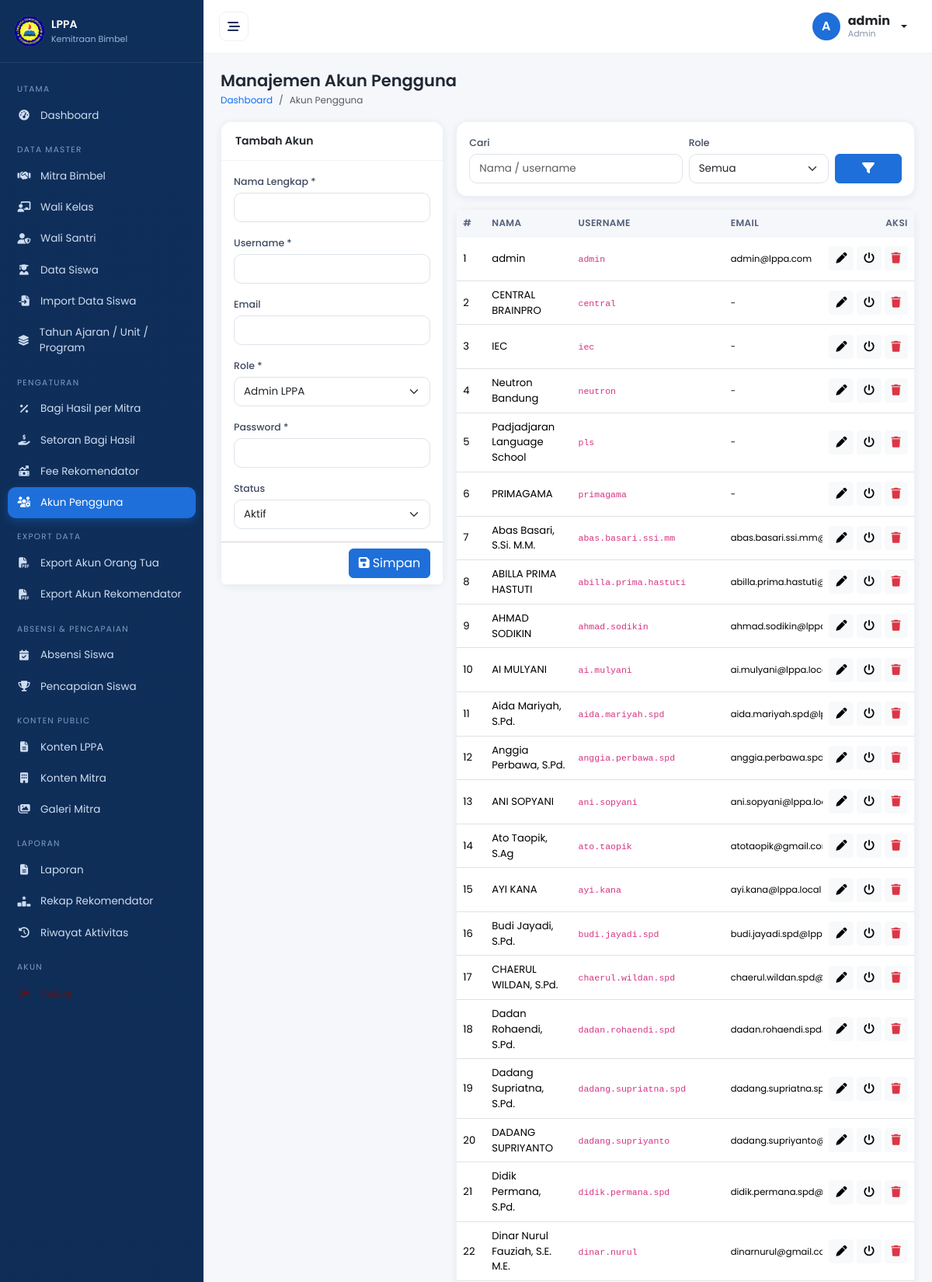
Screenshot of /admin/users.php (signed in, upper part) with the database file from the repository.
### tables this page shows
CREATE TABLE `users` (
  `id` int(11) NOT NULL,
  `nama` varchar(120) NOT NULL,
  `username` varchar(60) NOT NULL,
  `email` varchar(120) DEFAULT NULL,
  `password` varchar(255) NOT NULL,
  `role` enum('admin','mitra','wali_kelas','wali_santri','orang_tua','direksi') NOT NULL DEFAULT 'admin',
  `status` enum('aktif','nonaktif') NOT NULL DEFAULT 'aktif',
  `created_at` timestamp NOT NULL DEFAULT current_timestamp(),
  `updated_at` timestamp NOT NULL DEFAULT current_timestamp() ON UPDATE current_timestamp()
);

### includes/auth.php (called while the page is built, shortened)
<?php
function user() { return $_SESSION['user'] ?? null; }
function role(): string { return $_SESSION['user']['role'] ?? ''; }

### config/database.php (called while the page is built, shortened)
<?php
function db(): PDO {
    static $pdo = null;
    if ($pdo === null) {
        $dsn = 'mysql:host=' . DB_HOST . ';dbname=' . DB_NAME . ';charset=' . DB_CHARSET;
        try {
            $pdo = new PDO($dsn, DB_USER, DB_PASS, [
                PDO::ATTR_ERRMODE            => PDO::ERRMODE_EXCEPTION,
                PDO::ATTR_DEFAULT_FETCH_MODE => PDO::FETCH_ASSOC,
                PDO::ATTR_EMULATE_PREPARES   => false,
            ]);
        } catch (PDOException $e) {
            die('Koneksi database gagal: ' . htmlspecialchars($e->getMessage()));
        }
    }
    return $pdo;
}

### includes/functions.php (called while the page is built, shortened)
<?php
function e($v): string { return htmlspecialchars((string)$v, ENT_QUOTES, 'UTF-8'); }

### admin/users.php (the view, shortened to what this page needs)
<?php
require_once __DIR__ . '/../includes/auth.php';
$row = null;
$fr = $_GET['role'] ?? ''; $q = trim($_GET['q'] ?? '');
$w = ['1=1']; $p = [];
$st = db()->prepare('SELECT * FROM users WHERE ' . implode(' AND ', $w) . ' ORDER BY role, nama');
$st->execute($p); $list = $st->fetchAll();
$roleLabel = ['admin' => 'Admin LPPA', 'mitra' => 'Mitra Bimbel', 'wali_kelas' => 'Wali Kelas', 'wali_santri' => 'Wali Santri', 'orang_tua' => 'Orang Tua', 'direksi' => 'Direksi'];
include __DIR__ . '/../includes/header.php';
?>
<div class="row g-3">
  <div class="col-lg-4"><form method="post" class="card"><?= csrf_field() ?>
    <div class="card-header"><?= $row ? 'Edit Akun' : 'Tambah Akun' ?></div>
    <div class="card-body">
      <div class="mb-3"><label class="form-label">Nama Lengkap *</label><input name="nama" class="form-control" required value="<?= e($row['nama'] ?? '') ?>"></div>
      <div class="mb-3"><label class="form-label">Username *</label><input name="username" class="form-control" required value="<?= e($row['username'] ?? '') ?>"></div>
      <div class="mb-3"><label class="form-label">Email</label><input type="email" name="email" class="form-control" value="<?= e($row['email'] ?? '') ?>"></div>
      <div class="mb-3"><label class="form-label">Role *</label><select name="role" class="form-select">
        <?php foreach ($roleLabel as $k => $v): ?><option value="<?= $k ?>" <?= ($row['role'] ?? '') === $k ? 'selected' : '' ?>><?= $v ?></option><?php endforeach; ?>
      </select></div>
      <div class="mb-3"><label class="form-label">Password <?= $row ? '(kosongkan bila tidak diubah)' : '*' ?></label>
        <input type="text" name="password" class="form-control" <?= $row ? '' : 'required minlength="6"' ?>></div>
      <div><label class="form-label">Status</label><select name="status" class="form-select">
        <option value="aktif" <?= ($row['status'] ?? 'aktif') === 'aktif' ? 'selected' : '' ?>>Aktif</option>
        <option value="nonaktif" <?= ($row['status'] ?? '') === 'nonaktif' ? 'selected' : '' ?>>Tidak Aktif</option></select></div>
    </div>
    <div class="card-footer bg-white text-end"><?php if ($row): ?><a href="users" class="btn btn-light">Batal</a><?php endif; ?>
      <button class="btn btn-primary"><i class="fa-solid fa-floppy-disk me-1"></i>Simpan</button></div>
  </form></div>
  <div class="col-lg-8">
    <form class="card mb-3" method="get" data-noload><div class="card-body row g-2 align-items-end">
      <div class="col-md-6"><label class="form-label">Cari</label><input name="q" class="form-control" value="<?= e($q) ?>" placeholder="Nama / username"></div>
      <div class="col-md-4"><label class="form-label">Role</label><select name="role" class="form-select"><option value="">Semua</option>
        <?php foreach ($roleLabel as $k => $v): ?><option value="<?= $k ?>" <?= $fr === $k ? 'selected' : '' ?>><?= $v ?></option><?php endforeach; ?></select></div>
      <div class="col-md-2"><button class="btn btn-primary w-100"><i class="fa-solid fa-filter"></i></button></div>
    </div></form>
    <div class="card"><div class="card-body p-0"><div class="table-responsive-wrapper mobile-table-wrapper">
    <table class="table table-hover align-middle"><thead><tr><th>#</th><th>Nama</th><th>Username</th><th>Email</th><th>Role</th><th>Status</th><th class="text-end">Aksi</th></tr></thead><tbody>
    <?php foreach ($list as $i => $r): ?>
      <tr><td><?= $i + 1 ?></td><td><?= e($r['nama']) ?></td><td><code><?= e($r['username']) ?></code></td>
      <td><small><?= e($r['email'] ?: '-') ?></small></td><td><?= e($roleLabel[$r['role']]) ?></td><td><?= badge_status($r['status']) ?></td>
      <td class="text-end text-nowrap">
        <a class="btn btn-sm btn-light" href="?aksi=edit&id=<?= (int)$r['id'] ?>"><i class="fa-solid fa-pen"></i></a>
        <a class="btn btn-sm btn-light" href="?aksi=toggle&id=<?= (int)$r['id'] ?>"><i class="fa-solid fa-power-off"></i></a>
        <a class="btn btn-sm btn-light text-danger" href="?aksi=hapus&id=<?= (int)$r['id'] ?>" data-confirm="Hapus akun <?= e($r['username']) ?>?"><i class="fa-solid fa-trash"></i></a>
      </td></tr>
    <?php endforeach; ?>
    </tbody></table></div></div></div>
  </div>
</div>
<?php include __DIR__ . '/../includes/footer.php'; ?>

### includes/navbar.php (shortened to what this page needs)
<header class="app-navbar">
  <button class="btn btn-icon d-none d-lg-inline-flex" id="btnCollapse" aria-label="Ciutkan sidebar"><i class="fa-solid fa-bars-staggered"></i></button>
  <div class="ms-auto dropdown">
    <button class="btn btn-user dropdown-toggle" data-bs-toggle="dropdown">
      <span class="avatar"><?= e(strtoupper(substr(user()['nama'] ?? 'U', 0, 1))) ?></span>
      <span class="d-none d-sm-inline text-start">
        <strong><?= e(user()['nama'] ?? 'User') ?></strong>
        <small class="d-block"><?= e(str_replace('_', ' ', ucfirst(role()))) ?></small>
      </span>
    </button>
  </div>
</header>

### assets/css/style.css (style rules this page uses)
:root { --navy:#0f2f5b; --navy-700:#14406f; --blue:#1e6fd9; --blue-100:#e8f1fd; --gray-50:#f5f7fa; --gray-100:#eef1f6; --gray-400:#8a93a5; --text:#1f2734; --green:#16a34a; --amber:#d97706; --red:#dc2626; --radius:14px; --shadow:0 2px 10px rgba(15,47,91,.07); --sidebar-w:262px; }
* { box-sizing:border-box }
html,body { overflow-x:hidden }
body { margin:0;font-family:'Poppins',system-ui,sans-serif;background:var(--gray-50);color:var(--text);font-size:14px }
a { text-decoration:none }
.app-navbar { position:sticky;top:0;z-index:1030;display:flex;align-items:center;gap:10px;background:#fff;padding:10px 20px;border-bottom:1px solid var(--gray-100) }
.btn-icon { border:1px solid var(--gray-100);border-radius:10px;width:38px;height:38px;display:inline-flex;align-items:center;justify-content:center;color:var(--navy);background:#fff }
.btn-user { display:flex;align-items:center;gap:10px;background:transparent;border:0;line-height:1.15 }
.btn-user small { color:var(--gray-400);font-size:11px }
.avatar { width:36px;height:36px;border-radius:50%;background:var(--blue);color:#fff;display:inline-flex;align-items:center;justify-content:center;font-weight:600 }
.card { border:1px solid var(--gray-100);border-radius:var(--radius);box-shadow:var(--shadow) }
.card-header { background:#fff;border-bottom:1px solid var(--gray-100);font-weight:600;border-radius:var(--radius) var(--radius) 0 0!important;padding:14px 18px }
.table { font-size:13.2px;margin:0 }
.table>thead th { background:var(--gray-50);color:#54607a;font-weight:600;font-size:12px;text-transform:uppercase;letter-spacing:.03em;white-space:nowrap;border-bottom:1px solid var(--gray-100) }
.table>tbody td { vertical-align:middle }
.btn-primary { background:var(--blue);border-color:var(--blue) }
.form-label { font-size:12.5px;font-weight:500;color:#3f4a5f;margin-bottom:4px }
.form-control,.form-select { border-radius:10px;border-color:#dde3ec;font-size:13.5px;padding:.5rem .75rem }
.table-responsive-wrapper { overflow-x:auto;-webkit-overflow-scrolling:touch;-ms-overflow-style:-ms-autohiding-scrollbar;max-width:100% }
.mobile-table-wrapper { padding-bottom:4px }
.table-responsive-wrapper>.table:not(.table-striped)>thead>tr>th:last-of-type, .table-responsive-wrapper>.table:not(.table-striped)>tbody>tr>td:last-of-type, .table-responsive-wrapper>.table:not(.table-striped)>tfoot>tr>th:last-of-type, .table-responsive-wrapper>.table:not(.table-striped)>tfoot>tr>td:last-of-type { position:sticky;right:0;z-index:2 }
.table-responsive-wrapper>.table:not(.table-striped)>thead>tr>th:last-of-type { background:var(--gray-50) }
.table-responsive-wrapper>.table:not(.table-striped)>tbody>tr>td:last-of-type, .table-responsive-wrapper>.table:not(.table-striped)>tfoot>tr>td:last-of-type { background:#fff;box-shadow:-8px 0 10px -6px rgba(15,47,91,.18) }
.table-responsive-wrapper>.table:not(.table-striped)>thead>tr>th:last-of-type, .table-responsive-wrapper>.table:not(.table-striped)>tfoot>tr>th:last-of-type { box-shadow:-8px 0 10px -6px rgba(15,47,91,.12) }

### rows the page displays
users: nama "A", nama "admin", username "admin", email "admin@lppa.com"
users: nama "CENTRAL BRAINPRO", username "central", email "-"
users: nama "IEC", username "iec", email "-"
users: nama "Neutron Bandung", username "neutron", email "-"
users: nama "Padjadjaran Language School", username "pls", email "-"
users: nama "PRIMAGAMA", username "primagama", email "-"
users: nama "Abas Basari, S.Si. M.M.", username "abas.basari.ssi.mm", email "abas.basari.ssi.mm@lppa.local"
users: nama "ABILLA PRIMA HASTUTI", username "abilla.prima.hastuti", email "abilla.prima.hastuti@lppa.local"
users: nama "AHMAD SODIKIN", username "ahmad.sodikin", email "ahmad.sodikin@lppa.local"
users: nama "AI MULYANI", username "ai.mulyani", email "ai.mulyani@lppa.local"
users: nama "Aida Mariyah, S.Pd.", username "aida.mariyah.spd", email "aida.mariyah.spd@lppa.local"
users: nama "Anggia Perbawa, S.Pd.", username "anggia.perbawa.spd", email "anggia.perbawa.spd@lppa.local"
users: nama "ANI SOPYANI", username "ani.sopyani", email "ani.sopyani@lppa.local"
users: nama "Ato Taopik, S.Ag", username "ato.taopik", email "atotaopik@gmail.com"
users: nama "AYI KANA", username "ayi.kana", email "ayi.kana@lppa.local"
users: nama "Budi Jayadi, S.Pd.", username "budi.jayadi.spd", email "budi.jayadi.spd@lppa.local"
users: nama "CHAERUL WILDAN, S.Pd.", username "chaerul.wildan.spd", email "chaerul.wildan.spd@lppa.local"
users: nama "Dadan Rohaendi, S.Pd.", username "dadan.rohaendi.spd", email "dadan.rohaendi.spd@lppa.local"
users: nama "Dadang Supriatna, S.Pd.", username "dadang.supriatna.spd", email "dadang.supriatna.spd@lppa.local"
users: nama "DADANG SUPRIYANTO", username "dadang.supriyanto", email "dadang.supriyanto@lppa.local"
users: nama "Didik Permana, S.Pd.", username "didik.permana.spd", email "didik.permana.spd@lppa.local"
users: nama "Dinar Nurul Fauziah, S.E. M.E.", username "dinar.nurul", email "dinarnurul@gmail.com"

### other values shown
str_replace('_', ' ', ucfirst(role())) "Admin"
$PAGE_TITLE "Manajemen Akun Pengguna"
$b['label'] "Dashboard"
$b['label'] "Akun Pengguna"
form field role "Admin LPPA"
